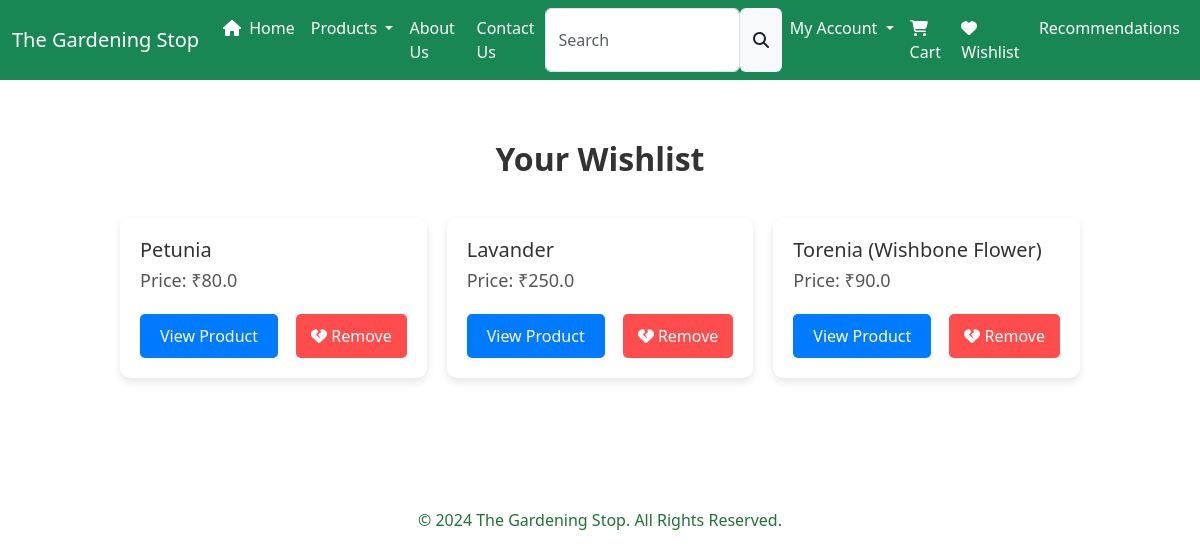
The page /wishlist/ (signed in) on the database its author committed.
### app/models.py (models this page shows, shortened)
class Wishlist(models.Model):
    user = models.ForeignKey(User,on_delete=models.CASCADE)
    product =models.ForeignKey(Product,on_delete=models.CASCADE)
    timestamp = models.DateTimeField(auto_now_add=True)
    class Meta:
        unique_together = ('user', 'product')

class Product(models.Model):
    title = models.CharField(max_length=100)
    selling_price = models.FloatField()
    discounted_price = models.FloatField(null=True,blank=True)
    botanical_name = models.TextField(max_length=100,blank=True)
    weather = models.TextField(max_length=500,default=' ')
    How_to_Handle_Tips = models.TextField(max_length=500,default=' ')
    proadd = models.TextField(default='')
    category = models.CharField(choices=CATEGORY_CHOICES,max_length=50)
    product_image = models.ImageField(upload_to='product/')

### app/views.py (the view)
# urls.py: path('wishlist/', views.wishlist_view, name='wishlist'),
def wishlist_view(request):
    user = request.user
    totalitem =0
    if request.user.is_authenticated:
        totalitem= len(Cart.objects.filter(user=request.user))
    wishlist_items = Wishlist.objects.filter(user=user)
    return render(request, 'wishlist.html',locals())

### app/templates/wishlist.html (shortened to what this page needs)
{% extends "base.html" %}
{% block main-content %}
<div class="container">
    <h2 class="wishlist-title">Your Wishlist</h2>
    {% if wishlist_items %}
    <div class="wishlist-grid">
        {% for item in wishlist_items %}
        <div class="wishlist-card">
            <div class="wishlist-info">
                <h6 class="product-title">{{ item.product.title }}</h6>
                <p>Price: ₹{{ item.product.selling_price }}</p>
            </div>
            <div class="wishlist-actions">
                <a href="{% url 'product-detail' item.product.id %}" class="view-product-btn">View Product</a>
                <button class="minus-wishlist" pid="{{ item.product.id }}">
                    <i class="fas fa-heart-broken"></i> Remove
                </button>
            </div>
        </div>
        {% endfor %}
    </div>
    {% else %}
    <p class="empty-wishlist-message">Your wishlist is empty. Start adding some products!</p>
    {% endif %}
</div>
{% endblock main-content %}

### app/templates/wishlist.html (style rules this page uses)
.container { max-width: 1000px; margin: 40px auto; padding: 20px; }
.wishlist-title { font-size: 32px; font-weight: bold; text-align: center; margin-bottom: 40px; color: #333; }
.wishlist-grid { display: grid; grid-template-columns: repeat(auto-fit, minmax(250px, 1fr)); gap: 20px; }
.wishlist-card { background-color: #fff; padding: 20px; border-radius: 10px; box-shadow: 0 4px 8px rgba(0, 0, 0, 0.1); position: relative; transition: transform 0.3s ease; display: flex; flex-direction: column; justify-content: space-between; }
.wishlist-info { margin-bottom: 10px; }
.wishlist-info h6.product-title { font-size: 20px; margin-bottom: 5px; color: #333; white-space: nowrap; overflow: hidden; text-overflow: ellipsis; }
.wishlist-info p { font-size: 18px; color: #555; margin-bottom: 10px; }
.wishlist-actions { display: flex; justify-content: space-between; align-items: center; }
.view-product-btn { background-color: #007bff; color: white; padding: 10px 20px; border-radius: 5px; text-decoration: none; transition: background-color 0.3s ease; }
.minus-wishlist { background-color: #ff4d4d; color: white; border: none; padding: 10px 15px; border-radius: 5px; cursor: pointer; transition: background-color 0.3s ease; }

### app/templates/base.html (style rules this page uses)
body { display: flex; flex-direction: column; min-height: 100vh; }

### rows shown on the page
Wishlist: product "Petunia", product.selling_price "80.0"
Wishlist: product "Lavander", product.selling_price "250.0"
Wishlist: product "Torenia (Wishbone Flower)", product.selling_price "90.0"
